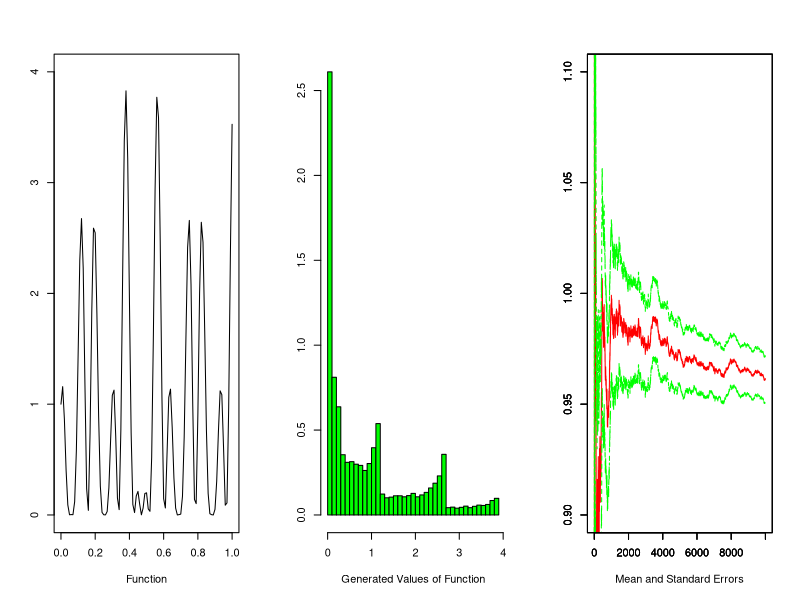

Here is the R script that generated this plot:
#> source("c:/WorkHome03/MCSM2/GCprograms/Chap3/SimpleMCI.txt",print.eval=TRUE)#
#This gives a simple monte carlo integration#
nsim<-10000;u<-runif(nsim);
den<-1:(nsim)
#The function to be integrated
mci.ex <- function(x){(cos(50*x)+sin(20*x))^2}
par(mfrow=c(1,3))
plot(function(x)mci.ex(x), xlim=c(0,1),ylim=c(0,4),xlab="Function",ylab="")
#The monte carlo sum
hint<-mci.ex(u)
hplot<-cumsum(hint)/den
stdh<-sqrt( cumsum(hint^2)/den - (hplot)^2)
par(new=F)
hist(hint,xlab="Generated Values of Function",freq=F,col="green",breaks=30,ylab="",main="")
par(new=F)
plot(hplot,type="l",col="red",xlab="Mean and Standard Errors",ylab="",xlim=c(1,nsim),ylim=c(.9,1.1))
par(new=T)
plot(hplot+stdh/sqrt(den),type="l",col="green",xlab="",ylab="",xlim=c(1,nsim),ylim=c(.9,1.1),lty=2)
par(new=T)
plot(hplot-stdh/sqrt(den),type="l",col="green",xlab="",ylab="",xlim=c(1,nsim),ylim=c(.9,1.1),lty=2)
